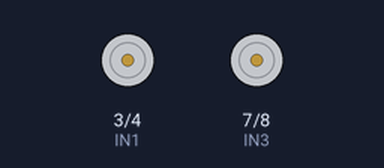
A sketch run on a simulated Arduino Uno, built with avr-gcc and run on an emulated ATmega328P. Shown: motor-driver pin pairs drawn as motors (green arrow = first pin HIGH = forward, orange = second pin HIGH = backward, longer = more drive).

Above: at 6.2 s.
At 8.7 s:
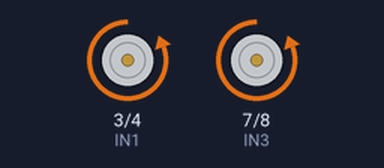
Timing chart, 0 to 16.0 s (numbered marks = the images above):
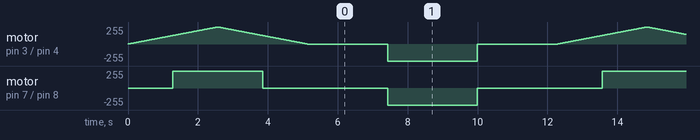

The sketch:

hbrug.ino
```cpp
const int IN1 = 3;  // motor A forward
const int IN2 = 4;   // motor A reverse
const int IN3 = 7;   // motor B forward
const int IN4 = 8;   // motor B reverse

void setup() {
  pinMode(IN1, OUTPUT);
  pinMode(IN2, OUTPUT);
  pinMode(IN3, OUTPUT);
  pinMode(IN4, OUTPUT);
}

void loop() {
  // Voorwaarts versnellen/vertragen
  for (int i = 0; i <= 255; i++) {
    analogWrite(IN1, i); analogWrite(IN2, 0);
    analogWrite(IN3, i); analogWrite(IN4, 0);
    delay(10);
  }
  for (int i = 255; i >= 0; i--) {
    analogWrite(IN1, i); analogWrite(IN2, 0);
    analogWrite(IN3, i); analogWrite(IN4, 0);
    delay(10);
  }

  // STOP
  analogWrite(IN1,0); analogWrite(IN2,0);
  analogWrite(IN3,0); analogWrite(IN4,0);
  delay(1000);

  // Achterwaarts versnellen/vertragen
  for (int i = 0; i <= 255; i++) {
    analogWrite(IN1, 0); analogWrite(IN2, i);
    analogWrite(IN3, 0); analogWrite(IN4, i);
    delay(10);
  }
  for (int i = 255; i >= 0; i--) {
    analogWrite(IN1, 0); analogWrite(IN2, i);
    analogWrite(IN3, 0); analogWrite(IN4, i);
    delay(10);
  }

  // STOP
  analogWrite(IN1,0); analogWrite(IN2,0);
  analogWrite(IN3,0); analogWrite(IN4,0);
  delay(1000);
}
```

Measured:
- by itself, motor on pin 7 (IN3) / pin 8 (IN4): repeats every 12.3 s: stopped 3.6 s, backward 255/255 2.6 s, stopped 3.6 s, forward 255/255 2.6 s
